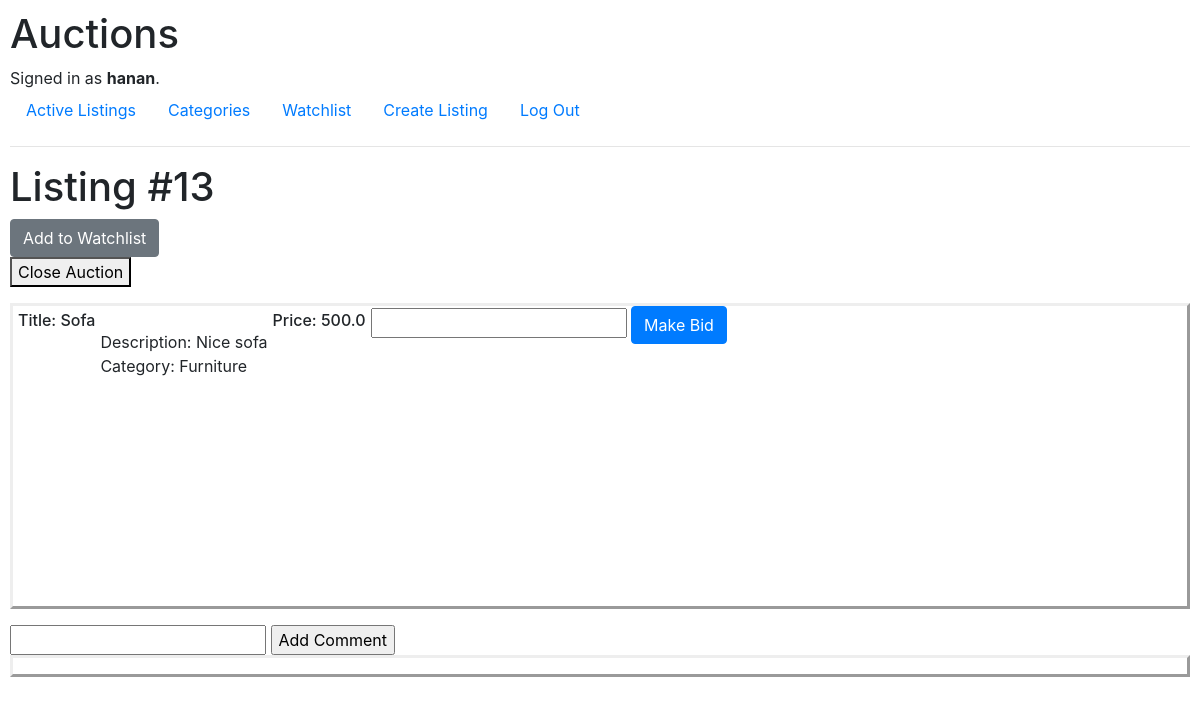
Screenshot of /13 (signed in) with the database file from the repository.
### auctions/models.py (models this page shows)
class User(AbstractUser):
    pass

class listings(models.Model):
    title = models.CharField(max_length=64)
    description = models.CharField(max_length=1000)
    bid = models.FloatField()
    category = models.CharField(max_length=64)
    image = models.CharField(max_length=1000)
    user = models.ForeignKey(User, on_delete=models.CASCADE, null=True, blank=True)
    status = models.CharField(max_length=10, default="open")

### auctions/views.py (the view)
# urls.py: path("<int:listings_id>", views.show_listing, name="listing"),
def show_listing(request, listings_id):
    list_id = listings.objects.get(pk=listings_id)
    if not request.user.is_authenticated:
        return render(request, "auctions/listing.html",{
        "listing": list_id,
        "comments": comments.objects.filter(listing=list_id)
        })
    return render(request, "auctions/listing.html",{
        "listing": list_id,
        "watchlist": watchlist.objects.filter(user=request.user),
        "bids": bids.objects.filter(listing=list_id).last(),
        "comments": comments.objects.filter(listing=list_id)
    })

### auctions/templates/auctions/listing.html (shortened to what this page needs)
{% extends "auctions/layout.html" %}
{% block body %}
    <h1>Listing #{{ listing.id }}</h1>
    <div>
        {% if user.is_authenticated %}
        <div class="mb-3">
            <form method="post" action="watchlist">
                <button name="name" type="submit" value="add" class="btn btn-secondary">Add to Watchlist</button>
            </form>
            {% if user.id == listing.user.id and listing.status == "open" %}
            <form method="post" action="close">
                <button name="status" type="submit" value="closed">Close Auction</button>
            </form>
            {% endif %}
        </div>
        {% endif %}
        <div class="mb-3" style="display: flex; flex-wrap: wrap; border-style: outset;">
                <h6 style="padding: 5px;">Title: {{ listing.title }}</h6> <br>
                Description: {{ listing.description }} <br>
                Category: {{ listing.category }} <br>
                <h6 style="padding: 5px;">Price: {{ listing.bid }}</h6>
                <form method="post" action="bid">
                    {% if user.is_authenticated and listing.status == "open" %}
                    <input type="number" step="0.01" name="bid" class="form-label">
                    <input name="submit" type="submit" value="Make Bid" class="btn btn-primary">
                    {% else %}
                    <p>SOLD</p>
                    {% endif %}
                </form>
            <img src="{{ listing.image }}" alt="" height="300px">  <br>
        </div>
        </div>
    <div>
        {% if user.is_authenticated %}
        <form method="post" action="comments">
        <input type="text" name="comment">
        <input name="submit" type="submit" value="Add Comment">
        </form>
        {% endif %}
    </div>
    <div style="display: flex; flex-wrap: wrap; border-style: outset;">
    </div>
{% endblock %}

### auctions/templates/auctions/layout.html (shortened to what this page needs)
{% load static %}
<!DOCTYPE html>
<html lang="en">
    <head>
        <link rel="stylesheet" href="https://stackpath.bootstrapcdn.com/bootstrap/4.4.1/css/bootstrap.min.css">
        <link href="{% static 'auctions/styles.css' %}" rel="stylesheet">
    </head>
    <body>
        <h1>Auctions</h1>
        <div>
            {% if user.is_authenticated %}
                Signed in as <strong>{{ user.username }}</strong>.
            {% else %}
                Not signed in.
            {% endif %}
        </div>
        <ul class="nav">
            <li class="nav-item">
                <a class="nav-link" href="{% url 'index' %}">Active Listings</a>
            </li>
            <li class="nav-item">
                <a class="nav-link" href="{% url 'categories' %}">Categories</a>
            </li>
            {% if user.is_authenticated %}
                <li class="nav-item">
                    <a class="nav-link" href="{% url 'watchlist' %}">Watchlist</a>
                </li>
                <li class="nav-item">
                    <a class="nav-link" href="{% url 'create' %}">Create Listing</a>
                </li>
                <li class="nav-item">
                    <a class="nav-link" href="{% url 'logout' %}">Log Out</a>
                </li>
            {% endif %}
        </ul>
        <hr>
        {% block body %}
        {% endblock %}
    </body>
</html>

### auctions/static/auctions/styles.css (style rules this page uses)
body { padding: 10px; }

### rows the page displays
User: username "hanan"
listings: id "13", title "Sofa", description "Nice sofa", category "Furniture", bid "500.0"
